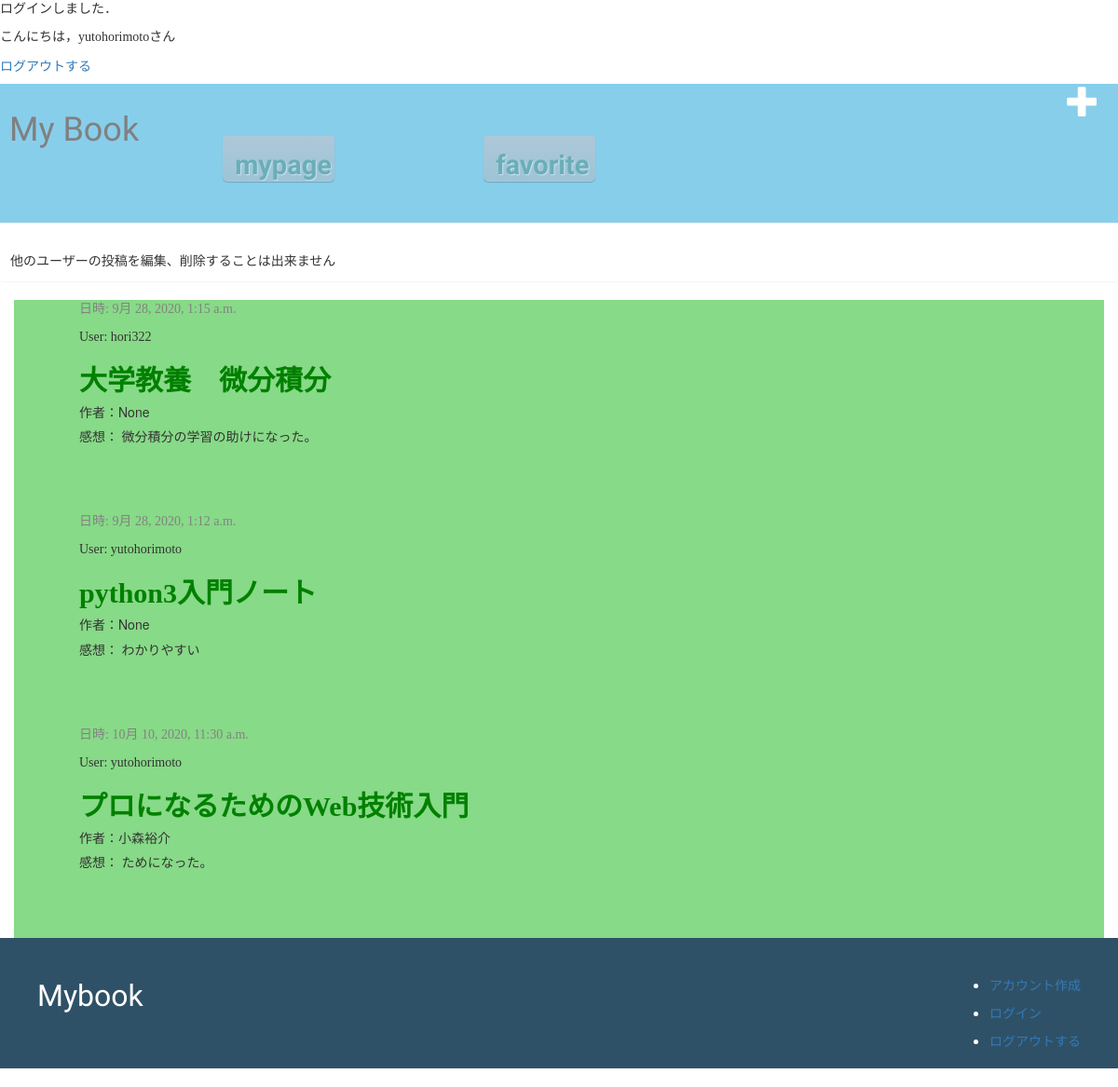
The app's page /mypage/like (signed in) with its own data.
### mybook/models.py (models this page shows, shortened)
class Like(models.Model):
    user = models.ForeignKey(settings.AUTH_USER_MODEL, on_delete=models.CASCADE, related_name='like_user')
    post = models.ForeignKey(Post, on_delete=models.CASCADE)
    date_created = models.DateTimeField(auto_now_add=True)

class Post(models.Model):
    author = models.ForeignKey(settings.AUTH_USER_MODEL, on_delete=models.CASCADE)
    book_title = models.CharField(max_length=50)
    book_author = models.CharField(max_length=20,blank=True, null=True)
    book_label = models.IntegerField(choices=label_choices,blank=True, null=True)
    book_int = models.CharField(max_length=200,blank=True, null=True)
    text = models.TextField()
    rate = models.IntegerField(choices = rate_choice ,blank=False, default=1)
    like_num = models.IntegerField(default=0)
    created_date = models.DateTimeField(default=timezone.now)
    published_date = models.DateTimeField(blank=True, null=True)

### mybook/views.py (the view)
# urls.py: path('mypage/like',views.MyLikeView.as_view(),name ='mylike'),
class MyLikeView(ListView):
    template_name = 'mybook/mylike.html'
    context_object_name = 'posts'
    def get_queryset(self):
        queryset = Like.objects.filter(date_created__lte=timezone.now(),user=self.request.user).order_by('date_created')
        return queryset

### mybook/templates/mybook/mylike.html
{% extends 'mybook/base.html' %}
{% block content %}
        {% for like in posts %}
            <div class="post">
                <div class="date">
                    <p>日時: {{ like.post.published_date }}</p>
                </div>
                <p>User: {{ like.post.author}}</p>
                <h2><a href="{% url 'post_detail' pk=like.post.pk %}">{{ like.post.book_title }}</a></h2>
                <h5>作者：{{like.post.book_author}}</h5>
                <p>感想： {{ like.post.text|linebreaksbr }}</p>
            </div>
        {% endfor %}
{% endblock %}

### mybook/templates/mybook/base.html (shortened to what this page needs)
{% load static %}
<html>
    <head>
        <link rel="stylesheet" href="//maxcdn.bootstrapcdn.com/bootstrap/3.2.0/css/bootstrap.min.css">
        <link rel="stylesheet" href="//maxcdn.bootstrapcdn.com/bootstrap/3.2.0/css/bootstrap-theme.min.css">
        <link rel="stylesheet" href="{% static 'css/mybook.css' %}">
    </head>
    <body>
        <div class='login'>
            {% if user.id  %}
            <p>ログインしました．</p>
            <p>こんにちは，{{ user.username }}さん</p>
            <a href="{% url 'logout' %}">ログアウトする</a>
            {% else %}
            <a href="{% url 'login' %}">ログイン</a>
            <a href="{% url 'create_account' %}">アカウント作成</a>
            {% endif %}
        </div>
        <div  class="page-header">
            <a href="{% url 'post_new' %}" class="top-menu"><span class="glyphicon glyphicon-plus"></span></a>
            <h1><a href="/post">My Book</a></h1>
            <div class='page-menu'>
                <ul>
                    <li><a href ="{% url 'mypage' %}" class="btn mypage">mypage</a></li>
                    <li><a href ="{% url 'mylike' %}" class="btn favorite">favorite</a></li>
                </ul>
            </div>
        </div>
        <div class='alert'>
            <p>他のユーザーの投稿を編集、削除することは出来ません</p>
        </div>
        <div class="content container">
            <div class="row">
                <div class="col-md-8">
                    {% block content %}
                    {% endblock %}
                </div>
            </div>
        </div>
        <div class='footer'>
            <div class='footer-logo'><p>Mybook</p></div>
            <div class='footer-menu'>
              <ul>
                <li><a href="{% url 'create_account' %}">アカウント作成</a></li>
                <li><a href="{% url 'login' %}">ログイン</a></li>
                <li><a href="{% url 'logout' %}">ログアウトする</a></li>
              </ul>
            </div>
          </div>
    </body>
</html>

### mybook/static/css/mybook.css (style rules this page uses)
.login { height:50px }
.page-header { background-color:skyblue; height:150px; }
.page-header h1 { padding:10; float:left }
.page-menu li { padding:40px 80px; float:left; list-style:none; }
.page-menu li a { font-size:29px }
.top-menu, .top-menu:hover, .top-menu:visited { color: #ffffff; float: right; font-size: 26pt; margin-right: 20px; }
.alert { padding: 10px; }
.btn { display: inline-block; position: relative; text-decoration: none; opacity:0.7; color: #5ea1a2; width: 120px; height: 50px; line-height: 50px; border-radius: 5px; text-align: center; overflow: hidden; font-weight: bold; background: linear-gradient(#bfc6d1 0%, #a7c1ce 100%); text-shadow: 1px 1px 1px rgba(255, 255, 255, 0.66); box-shadow: 0 1px 1px rgba(0, 0, 0, 0.28); }
.mypage,.favorite { background-color:white; font-size:26px; margin-top: 15px; margin-bottom: 15px; font-family: 'Amatic SC', cursive; float:left; }
h1 a { color:gray; font-family: 'Amatic SC', cursive;; }
h2 { font-weight: bold; font-family: "ＭＳ Ｐ明朝"; }
p { font-family: "Hannari"; }
.content { background-color: rgb(135, 218, 135); }
.row { margin-left: 40px; }
.date { color: #828282; }
.post { margin-bottom: 70px; }
.post h2 a, .post h2 a:visited { color:green; font-family: "ＭＳ Ｐ明朝"; }
.footer { background-color:#2f5167; padding:40px; height:140px; color:#fff; }
.footer-logo p { float:left; font-size:32px; font-family: 'Amatic SC', cursive; }
.footer-menu { padding-bottom:20px; float:right; }
.footer-menu li { padding-bottom:10px; }

### records on screen
Like: post.published_date "9月 28, 2020, 1:15 a.m.", post.author "hori322", post.book_title "大学教養 微分積分", post.book_author "None", post.text "微分積分の学習の助けになった。"
Like: post.published_date "9月 28, 2020, 1:12 a.m.", post.author "yutohorimoto", post.book_title "python3入門ノート", post.book_author "None", post.text "わかりやすい"
Like: post.published_date "10月 10, 2020, 11:30 a.m.", post.author "yutohorimoto", post.book_title "プロになるためのWeb技術入門", post.book_author "小森裕介", post.text "ためになった。"

### other values on screen
{{ user.username }} "yutohorimoto"
